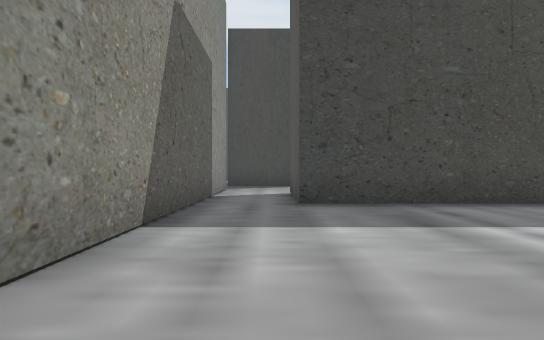
View 1 (above)

18 first-person views from a walk through a Unity game level. The camera is 1.2 m above the floor, looks level and sees 75° across. The floor is counted in squares, 2 m on a side. Each view is taken from the middle of a square. On the plan, view 1 faces up. The plan holds only what a view shows up to about 10 squares ahead; the rest is blank. The place goes on beyond the plan. The player character is not drawn. Some surface patterns are stand-ins.

View 2
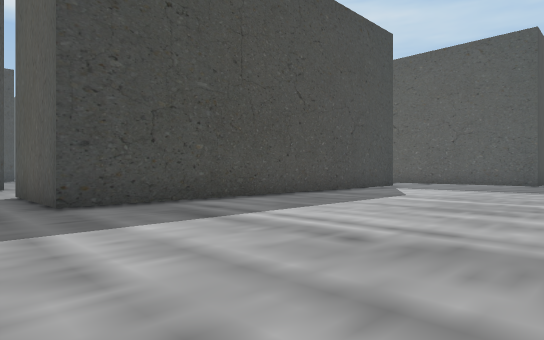

View 3
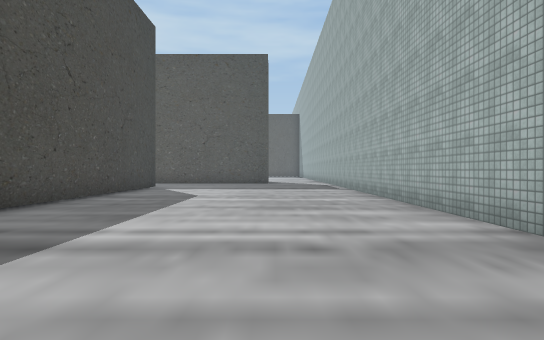

View 4
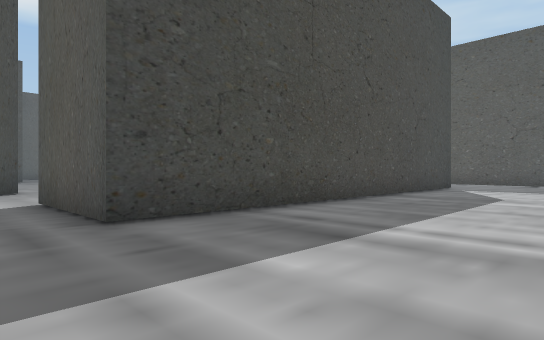

View 5
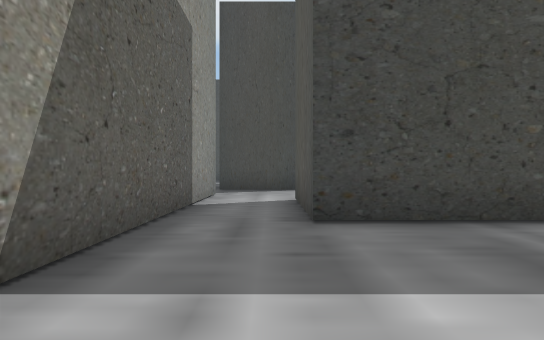

View 6
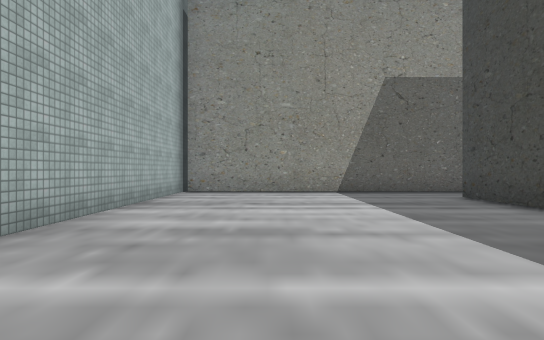

View 7
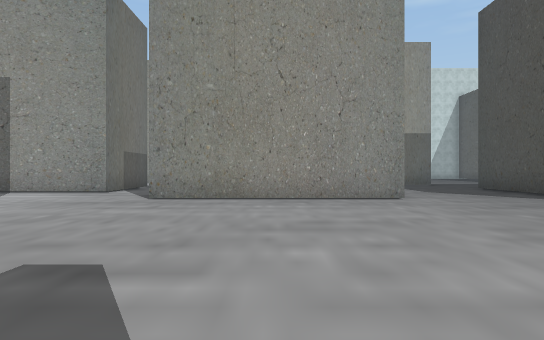

View 8
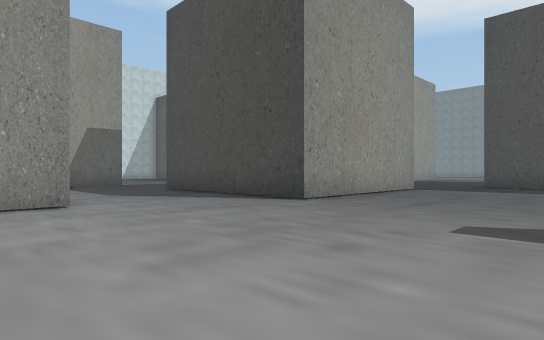

View 9
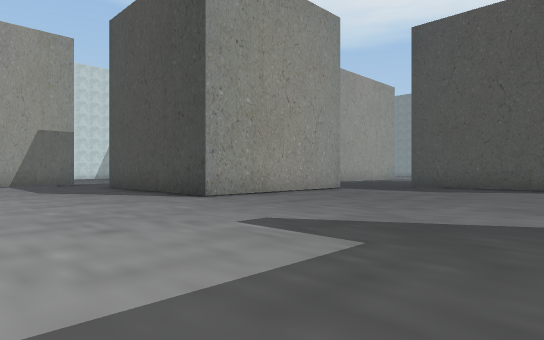

View 10
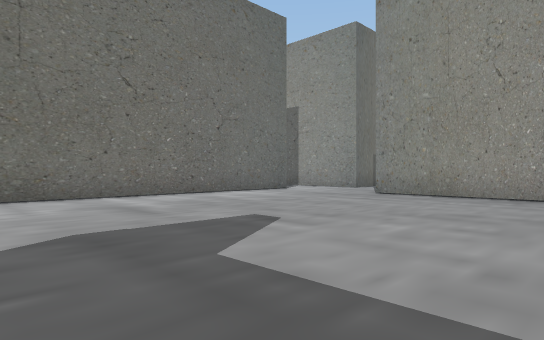

View 11
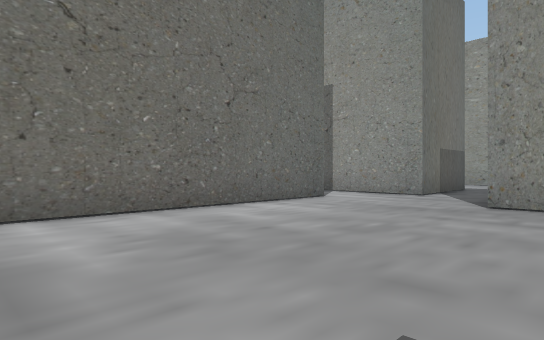

View 12
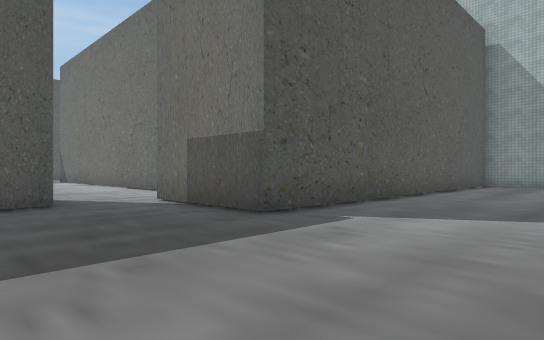

View 13
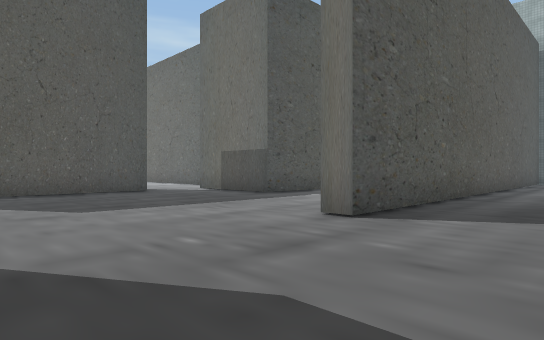

View 14
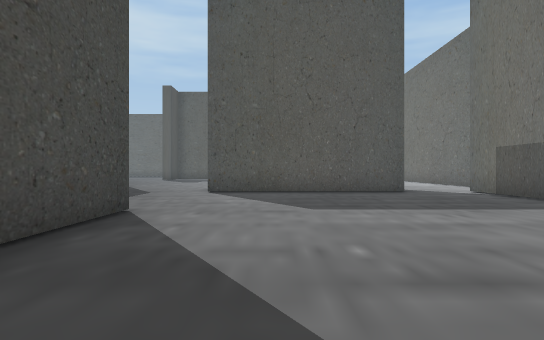

View 15
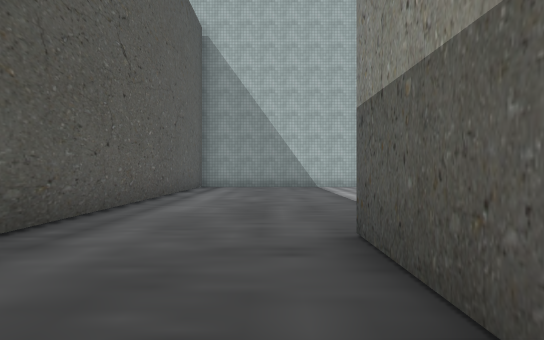

View 16
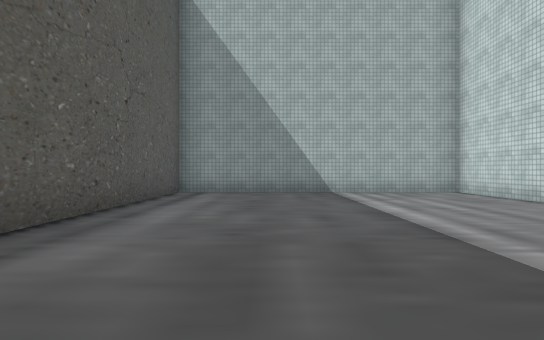

View 17
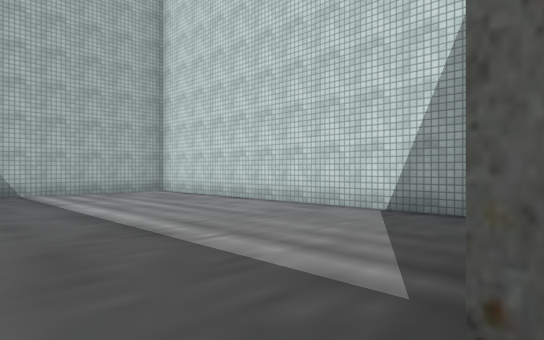

View 18
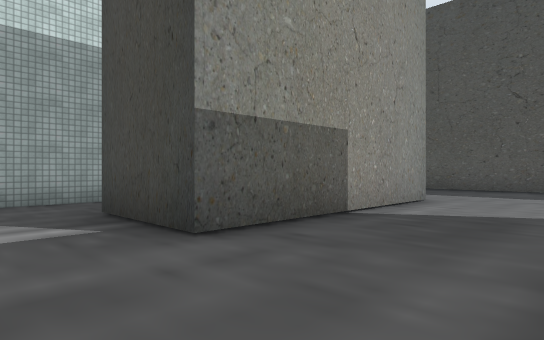

### Floor plan
Points are (right, up) in squares from view 1. A wall is a line through its corners. A room is listed if a view was taken in it or the views show most of it. See-through windows are left out.
Room 1 (views 1, 2, 3, 4, 5, 6)
walls: (-2, -0.4) (9, -0.4); (9.1, 6) (0.5, 6) (0.5, 9.1); (-1.4, 10.6) (-1.4, -0.2)
ways out: opening at (-0.5, 9.5) to room 2
Room 2 (views 7, 8, 9, 10, 11, 12, 13, 14, 15, 16, 17, 18)
walls: (-1.6, 12.4) (-1.6, 17.8); (0.7, 17.8) (0.7, 12.4); (0.5, 9.1) (8, 9.1); (-5.8, 18.1) (-8.4, 18.1); (-10.4, 18.1) (-12.1, 18.1); (-11.8, 14) (-11.8, 8.8) (-14.1, 8.8); (-4.5, 3.4) (-4.5, 10.6) (-1.4, 10.6); (2.4, 25.6) (2.4, 21.5) (-2, 21.5); (-16, 9.5) (-16, -0.4) (-8.6, -0.4) (-8.6, 13.1) (-8, 13.1); (7.5, 29.2) (7, 29.2)
ways out: opening at (-0.5, 9.5) to room 1

Positions as (right, up) in squares from view 1, and headings:
1: (0, 0), facing up
2: (-1, 0), facing up-right
3: (-1, 2), facing right
4: (-1, 2), facing up-right
5: (0, 2), facing up
6: (8, 2), facing left
7: (8, 15), facing left
8: (7, 16), facing up-left
9: (9, 17), facing up-left
10: (9, 17), facing down-left
11: (7, 14), facing down-left
12: (-8, 14), facing down-right
13: (-11, 17), facing down-right
14: (-11, 16), facing right
15: (-11, 12), facing down
16: (-11, 9), facing down
17: (-11, 9), facing down-left
18: (-9, 7), facing up-left
